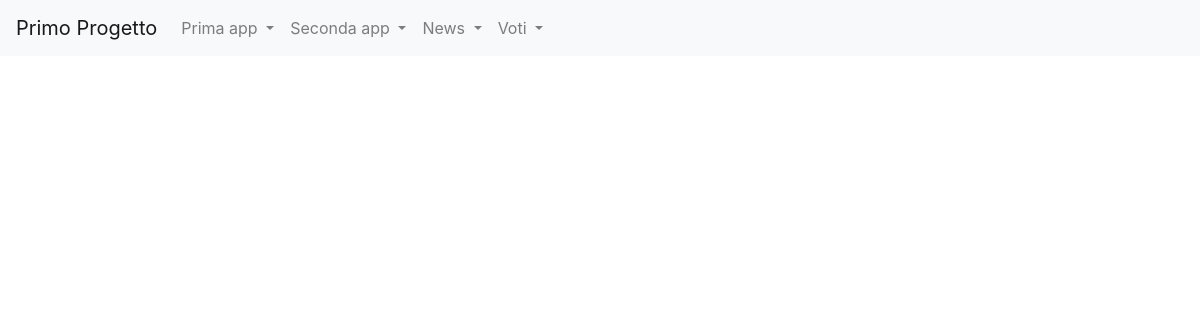
Before: /news/lista_articoli/5 with the older database file.
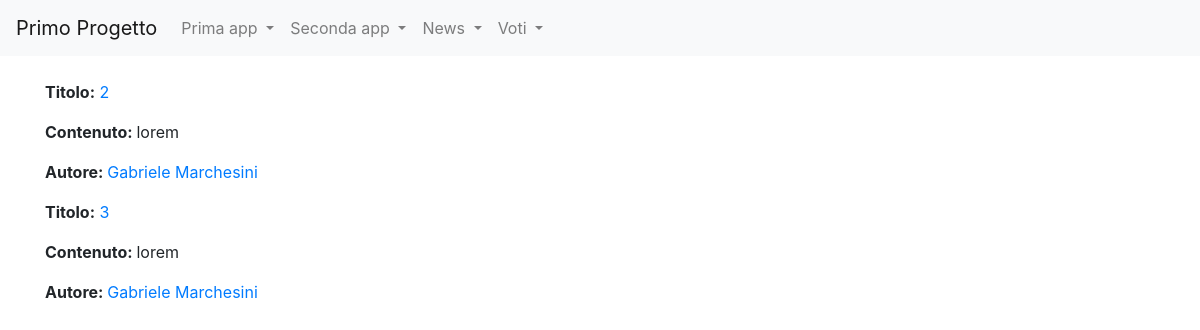
After: the same page with the newer database file.
### news/models.py (models this page shows, shortened)
class Articolo(models.Model):
    titolo=models.CharField(max_length=20)
    contenuto=models.TextField()
    giornalista=models.ForeignKey(Giornalista, on_delete=models.CASCADE, related_name="articoli")
    visualizzazioni=models.IntegerField(default=0)
    data_articolo=models.DateTimeField(default=datetime.now())
    class Meta:
        verbose_name="Articolo"
        verbose_name_plural="Articoli"

class Giornalista(models.Model):
    nome=models.CharField(max_length=20)
    cognome=models.CharField(max_length=20)
    anno_nascita=models.DateTimeField(default=datetime.now())
    def __str__(self):
        return self.nome+" "+self.cognome
    class Meta:
        verbose_name="Giornalista"
        verbose_name_plural="Giornalisti"

### news/views.py (the view)
# urls.py: path("lista_articoli/", lista_articoli, name="lista_articoli1"),
def lista_articoli(request, pk=None):
    if(pk):
        articoli=Articolo.objects.filter(giornalista_id=pk)
        context={
            'articoli':articoli,
        }
        return render(request,'lista_articoli.html',context)
    else:
        articoli=Articolo.objects.all()
        context={
            'articoli':articoli,
        }
        return render(request,'lista_articoli_all.html',context)

### news/templates/lista_articoli.html (shortened to what this page needs)
{% extends "base.html" %}
{% block content %}
    {% for articolo in articoli %}
        <p><strong>Titolo:</strong>
        <a href={% url 'news:articolo_detail' articolo.id %}>{{articolo.titolo}}</a>
        </p>
        <p><strong>Contenuto: </strong>{{articolo.contenuto}}</p>
        <p><strong>Autore: </strong>
            <a href={% url 'news:giornalista_detail' articolo.giornalista.id %}>{{articolo.giornalista}}</a>
        </p>
    {% endfor %}
{% endblock content %}

Changed rows visible on the page:
added Articolo: titolo "2", contenuto "lorem", giornalista "Gabriele Marchesini"
added Articolo: titolo "3", contenuto "lorem", giornalista "Gabriele Marchesini"
